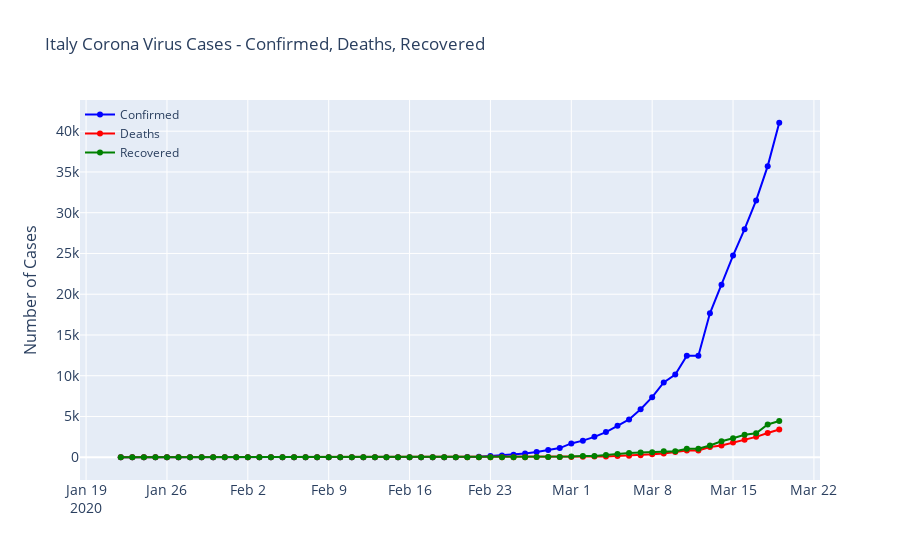

The cell this chart's notebook holds for it:
### Code cell
plot_covid19_trends(italy_combined_df, 'Italy Corona Virus Cases - Confirmed, Deaths, Recovered')
